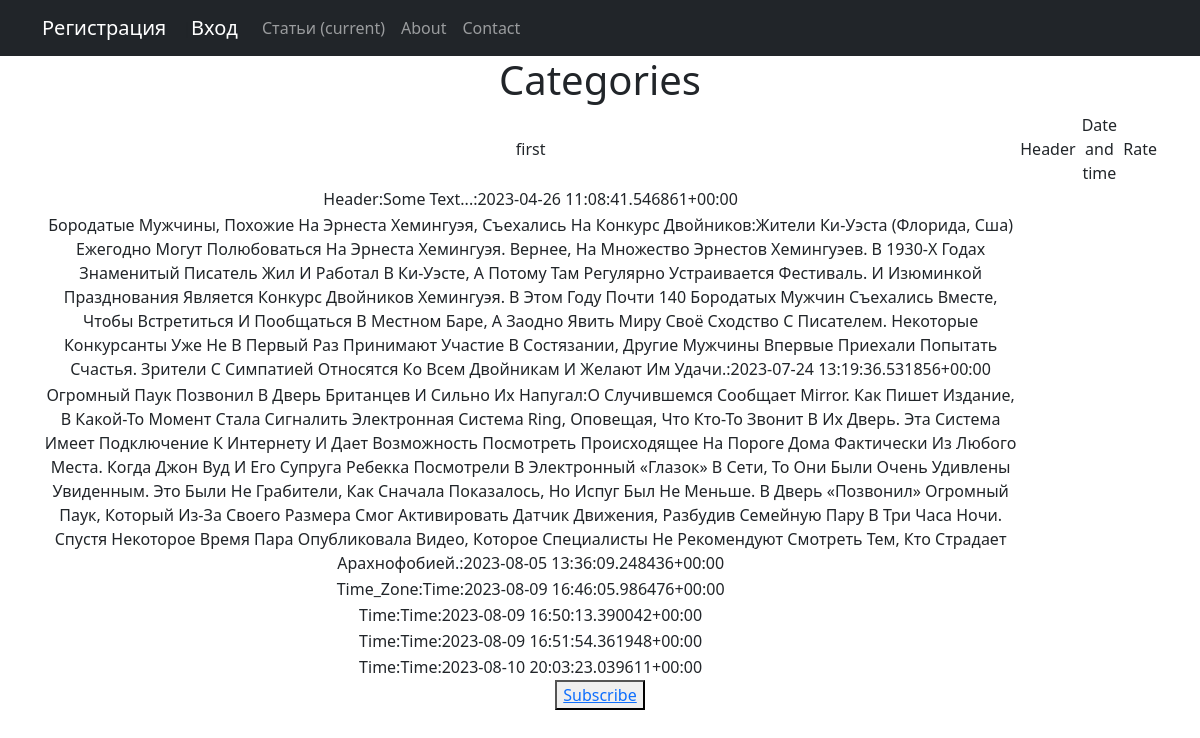
Before: /category/1 with the older database file.
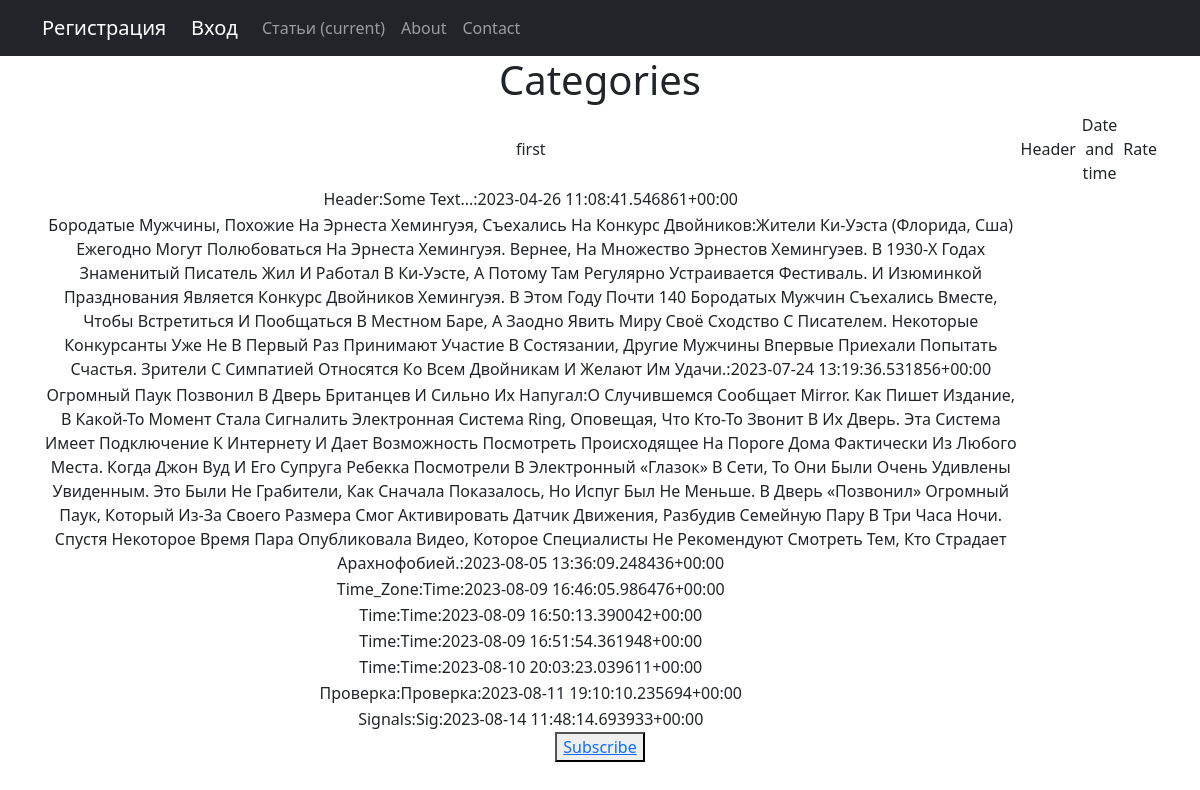
After: the same page with the newer database file.
### news/models.py (models this page shows, shortened)
class Post(models.Model):
    article_or_news = models.CharField(max_length=2, choices=CHOICES)
    date_and_time = models.DateTimeField(default=timezone.now)
    header = models.CharField(max_length=255)
    text = models.TextField()
    rate_of_post = models.IntegerField(default=0)
    category = models.ManyToManyField(Category, through='PostCategory', related_name='get_posts')
    author = models.ForeignKey(Author, on_delete=models.CASCADE)
    def __str__(self):
        return f'{self.header.title()}:{self.text.title()}:{self.date_and_time}'

### news/views.py (the view)
# urls.py: path('category/<int:pk>', CategoryList.as_view(), name='category'),
class CategoryList(ListView):
    model = Post
    ordering = '-date_and_time'
    template_name = 'category.html'
    context_object_name = 'categories'
    def get_context_data(self, *, object_list=None, **kwargs):
        context = super().get_context_data(**kwargs)
        context['category'] = Category.objects.get(pk=self.kwargs['pk'])
        return context
    def get_queryset(self):
        return Post.objects.filter(category=self.kwargs['pk' ])

### news/models.py (called while the page is built)
    def __str__(self):
        return self.name_of_category

### templates/category.html (shortened to what this page needs)
{% extends 'flatpages/default.html' %}
{% load cache %}
{% load custom_filters %}
{% load bootstrap %}
{% load  custom_tags%}
{% block content %}
    <h1>Categories</h1>
    {% if categories %}
        <table>
            <tr>
                <td>{{category}}</td>
                <td>Header</td>
                <td>Date and time</td>
                <td>Rate</td>
            </tr>
            {% for pc in categories %}
                <tr>
                  <td>{{pc}}</td>
                </tr>
            {% endfor %}
        </table>
    <button type="submit"><a href="{% url 'submit' category.pk %}"> Subscribe</a></button>
    {% else %}
        <p>No news</p>
    {% endif %}
{% endblock content %}

Changed rows visible on the page:
added Post: header+text+date_and_time "Проверка:Проверка:2023-08-11 19:10:10.235694+00:00"
added Post: header+text+date_and_time "Signals:Sig:2023-08-14 11:48:14.693933+00:00"
